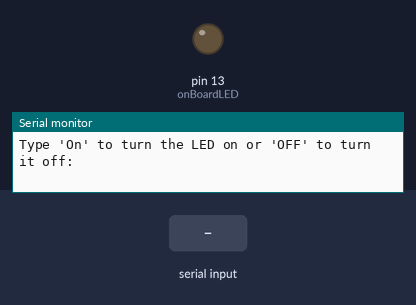
Bench run of a sketch on a simulated Arduino Uno, built with avr-gcc and run on an emulated ATmega328P. Parts: output pins drawn as LEDs (lit = HIGH), the last lines printed to the serial monitor. Inputs (shaded band) come from the test bench.

Above: at 1.2 s.
1.3 s: "ON\n" received over Serial
At 2.2 s:
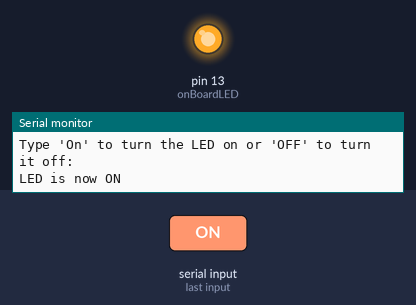
2.8 s: "OFF\n" received over Serial
At 3.4 s:
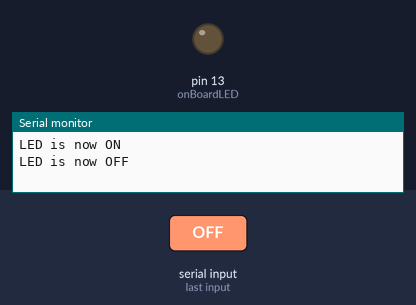
Timing chart, 0 to 5.8 s (numbered marks = the images above; inputs shaded):
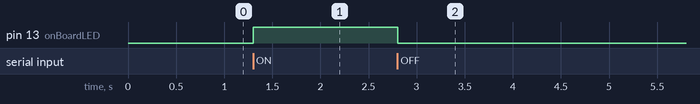

The sketch:

_Blink-Led2.0.ino
```cpp
// Pin connected to the LED
const int onBoardLED = 13;

void setup() {
  // Initialize serial communication at 9600 baud
  Serial.begin(9600);

  //Setup the LED as an Output
  pinMode(onBoardLED, OUTPUT);

  //Prompt User for input
  Serial.println("Type 'On' to turn the LED on or 'OFF' to turn it off:");
}

void loop() {
    // Check if data is available to read from serial port
    if (Serial.available() > 0) {
    //Read incoming data
    String command = Serial.readStringUntil('\n');

    // converting command to upper case for case insensitivity
    command.toUpperCase();

    // Check if the command is "ON"
    if (command.equals("ON")) {
      digitalWrite(onBoardLED, HIGH);
      Serial.println("LED is now ON");
    }
    // Check if command is "OFF"
    else if (command.equals("OFF")) {
      digitalWrite(onBoardLED, LOW); //Turn the LED "OFF"
      Serial.println("LED is now OFF");
    }
    // If the command is neither "On" or "OFF", prints an error message
    else {
      Serial.println("Invalid command. Type 'ON' to turn the LED on or 'OFF' to turn it off:");
    }
  }
}
```

Measured:
- after the input at 1.3 s, pin 13 (onBoardLED): LOW → HIGH at once
- after the input at 2.8 s, pin 13 (onBoardLED): HIGH → LOW at once
